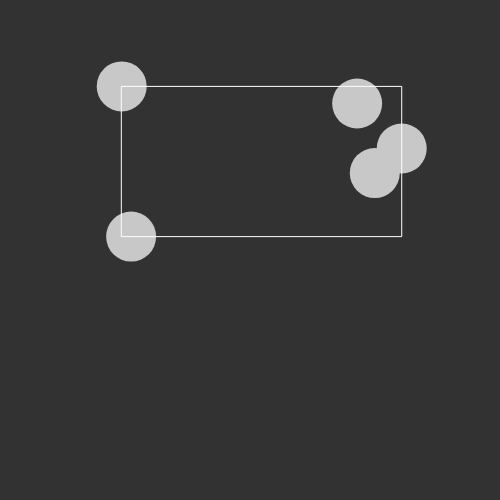
Frame 1 (no input)
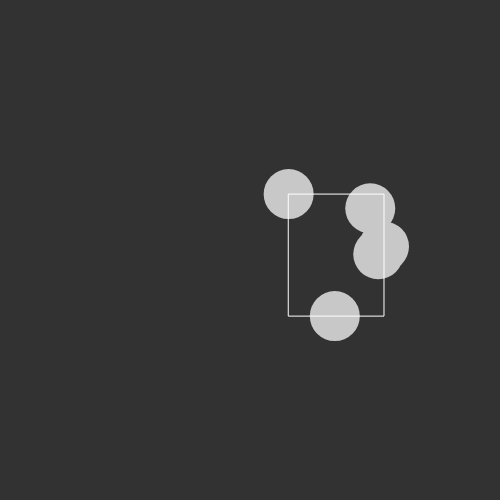
Frame 60 (no input)
Frame 120 (the mouse pressed at the canvas centre since frame 60): identical to frame 60, image omitted

The p5.js sketch that drew these frames (run headless with seeded random() and noise() and a simulated clock; from frame 60 on, the mouse is pressed at the canvas centre):

// p5.js sketch
// ── sketch.js
const circleCount = 5;
const circleRadius = 50;

const canvasWidth = 500;
const canvasHeight = 500;

let circles = [];

let smallestArea = Infinity;

function setup() {
	createCanvas(canvasWidth, canvasHeight);
}

function draw() {
	newCircles();
	scoreCircles();
}

function newCircles() {
	for (let i = 0; i < circleCount; i++) {
		circles[i] = [random(), random()];
	}
}

function scoreCircles() {
	let minX = 1, maxX = 0, minY = 1, maxY = 0;
	let x, y;

	circles.forEach(circ => {
		x = circ[0], y = circ[1];
		minX = min(minX, x);
		maxX = max(maxX, x);
		minY = min(minY, y);
		maxY = max(maxY, y);
	});

	const w = maxX - minX, h = maxY - minY;
	const area = w * h;

	if (area < smallestArea) {
		smallestArea = area;
		visualize(minX, maxX, minY, maxY, area);
	}
}

function visualize(minX, maxX, minY, maxY, area) {
	background(50);
	drawCircles();
	drawAreaRect(minX, maxX, minY, maxY);
	console.log(area);
}

function drawCircles() {
	noStroke();
	fill(200);
	circles.forEach(circ => circle(circ[0] * canvasWidth, circ[1] * canvasHeight, circleRadius));
}

function drawAreaRect(minX, maxX, minY, maxY) {
	stroke(255);
	noFill();
	rect(minX * canvasWidth, minY * canvasHeight, (maxX - minX) * canvasWidth, (maxY - minY) * canvasHeight);
}
// ── style.css
html, body {
  margin: 0;
  padding: 0;
  background: rgb(30, 30, 30);
}
canvas {
  display: block;
}
